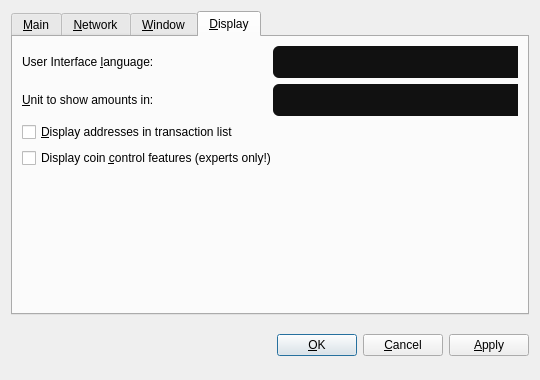
<?xml version="1.0" encoding="UTF-8"?>
<ui version="4.0">
 <class>OptionsDialog</class>
 <widget class="QDialog" name="OptionsDialog">
  <property name="geometry">
   <rect>
    <x>0</x>
    <y>0</y>
    <width>540</width>
    <height>380</height>
   </rect>
  </property>
  <property name="windowTitle">
   <string>Options</string>
  </property>
  <property name="styleSheet">
   <string notr="true">QDialog, QFrame {
	color: white;
	background-color: #222;
	border: none;
}

QLabel {
	background-color: transparent;
}

QCheckBox {
    color: white;
}

QFrame#central { background-color: #222; border: none }
QFrame#frame, QFrame#frame_2, QFrame#frame_3 {
	background-color: #111;
	border-style: plain;
	border-width: 20px;
	border-radius: 20px;
	border-color: #111;
	min-width: 10em;
	padding: 6px;
}
QLabel[openExternalLinks=true], QHeaderView { color: #8dc73f }
QLabel[openExternalLinks=false] { color: white; font-weight: normal }
QPushButton, QToolButton {
	border: 4px solid #111;
	border-radius: 12px;
	background-color: #111;
	color: white;
	padding: 6px;
	margin: 6px;
}
QPushButton:pressed, QToolButton:checked {
	color: #8dc73f;
}
QPushButton:pressed, QToolButton:pressed {
	border-color: #8dc73f;
	color: #8dc73f;
}
QPushButton:disabled, QToolButton:disabled {
	color: #444;
	background-color: #222;
}


#scrollAreaWidgetContents QToolButton {
	border-radius: 8px;
	border-width: 0px;
}

/* the background-color is overridden to transparent for mac os x 
   due to the entire toolbar area not being drawable in a regular
   QMainWindow
*/
QToolBar { background: #222; border: 0px solid black; padding: 3px; }

QToolBar::handle { image: url(handle.png); }
QStatusBar { background: #222; }
QMenuBar { background: #222; }
QMenuBar::item { background: #222; color: white; }

#scrollAreaWidgetContents { background: #222 }
#scrollAreaWidgetContents &gt; QFrame { background-color: #222; border-width: 0px; border-style: none; }

QLineEdit {
	border-radius: 6px;
	border-width: 2px;
	border-color: #222;
	padding: 8px;
	background-color: #111;
	color: white;
}

QComboBox {
	border-radius: 6px;
	border-width: 0;
	border-style: none;
	padding: 8px;
	background-color: #111;
	color: white;
}

QComboBox::drop-down {
	border-width: 0;
	border-style: none;
	background-color: #111;
	color: white;
}

QTableView {
	background: #111;
	color: white;
	border-style: none;
	selection-background-color: #8dc73f;
    alternate-background-color: #222;
	selection-color: #111;
	border: 0px solid black;
}

QHeaderView { color: #8dc73f; background-color: #111; background-image: none; }
QHeaderView::section { color: #8dc73f; background-color: #222; }
QHeaderView::section:checked { background-color: #111; }

QTabWidget {
	background: #111;
}

 QTabWidget::pane {
     border-top: 2px solid #111;
     border: 4px solid #111;
     border-bottom-left-radius: 8px;
     border-bottom-right-radius: 8px;
     border-top-right-radius: 8px;
	background: #111;
 }

 QTabWidget::tab-bar {
     left: 5px; /* move to the right by 5px */
 }

 /* Style the tab using the tab sub-control. Note that
     it reads QTabBar _not_ QTabWidget */
 QTabBar::tab {
     background: #111;
     border: 4px solid #222;
     border-bottom-color: #111; /* same as the pane color */
     border-top-left-radius: 4px;
     border-top-right-radius: 4px;
     min-width: 8ex;
     padding: 4px;
     color: #888;
 }

 QTabBar::tab:selected, QTabBar::tab:hover {
     color: #8dc73f
 }

 QTabBar::tab:selected {
     border-color: #111; /* same as pane color */
     border-top-color: #8dc73f;
 }

 QTabBar::tab:!selected {
     margin-top: 2px; /* make non-selected tabs look smaller */
 }

 /* make use of negative margins for overlapping tabs */
 QTabBar::tab:selected {
     /* expand/overlap to the left and right by 4px */
     margin-left: -4px;
     margin-right: -4px;
 }

 QTabBar::tab:first:selected {
     margin-left: 0; /* the first selected tab has nothing to overlap with on the left */
 }

 QTabBar::tab:last:selected {
     margin-right: 0; /* the last selected tab has nothing to overlap with on the right */
 }

 QTabBar::tab:only-one {
     margin: 0; /* if there is only one tab, we don't want overlapping margins */
 }


</string>
  </property>
  <property name="modal">
   <bool>true</bool>
  </property>
  <layout class="QVBoxLayout" name="verticalLayout">
   <item>
    <widget class="QTabWidget" name="tabWidget">
     <property name="autoFillBackground">
      <bool>false</bool>
     </property>
     <property name="styleSheet">
      <string notr="true">background-color: #222;

QLabel {
	background-color: transparent;
}

QCheckBox {
    color: white;
}

QFrame#central { background-color: #222; border: none }
QFrame#frame, QFrame#frame_2, QFrame#frame_3 {
	background-color: #111;
	border-style: plain;
	border-width: 20px;
	border-radius: 20px;
	border-color: #111;
	min-width: 10em;
	padding: 6px;
}
QLabel[openExternalLinks=true], QHeaderView { color: #8dc73f }
QLabel[openExternalLinks=false] { color: white; font-weight: normal }
QPushButton, QToolButton {
	border: 4px solid #111;
	border-radius: 12px;
	background-color: #111;
	color: white;
	padding: 6px;
	margin: 6px;
}
QPushButton:pressed, QToolButton:checked {
	color: #8dc73f;
}
QPushButton:pressed, QToolButton:pressed {
	border-color: #8dc73f;
	color: #8dc73f;
}
QPushButton:disabled, QToolButton:disabled {
	color: #444;
	background-color: #222;
}


#scrollAreaWidgetContents QToolButton {
	border-radius: 8px;
	border-width: 0px;
}

/* the background-color is overridden to transparent for mac os x 
   due to the entire toolbar area not being drawable in a regular
   QMainWindow
*/
QToolBar { background: #222; border: 0px solid black; padding: 3px; }

QToolBar::handle { image: url(handle.png); }
QStatusBar { background: #222; }
QMenuBar { background: #222; }
QMenuBar::item { background: #222; color: white; }

#scrollAreaWidgetContents { background: #222 }
#scrollAreaWidgetContents &gt; QFrame { background-color: #222; border-width: 0px; border-style: none; }

QLineEdit {
	border-radius: 6px;
	border-width: 2px;
	border-color: #222;
	padding: 8px;
	background-color: #111;
	color: white;
}

QComboBox {
	border-radius: 6px;
	border-width: 0;
	border-style: none;
	padding: 8px;
	background-color: #111;
	color: white;
}

QComboBox::drop-down {
	border-width: 0;
	border-style: none;
	background-color: #111;
	color: white;
}

QTableView {
	background: #111;
	color: white;
	border-style: none;
	selection-background-color: #8dc73f;
    alternate-background-color: #222;
	selection-color: #111;
	border: 0px solid black;
}

QHeaderView { color: #8dc73f; background-color: #111; background-image: none; }
QHeaderView::section { color: #8dc73f; background-color: #222; }
QHeaderView::section:checked { background-color: #111; }

QTabWidget {
	background: #111;
}

 QTabWidget::pane {
     border-top: 2px solid #111;
     border: 4px solid #111;
     border-bottom-left-radius: 8px;
     border-bottom-right-radius: 8px;
     border-top-right-radius: 8px;
	background: #111;
 }

 QTabWidget::tab-bar {
     left: 5px; /* move to the right by 5px */
 }

 /* Style the tab using the tab sub-control. Note that
     it reads QTabBar _not_ QTabWidget */
 QTabBar::tab {
     background: #111;
     border: 4px solid #222;
     border-bottom-color: #111; /* same as the pane color */
     border-top-left-radius: 4px;
     border-top-right-radius: 4px;
     min-width: 8ex;
     padding: 4px;
     color: #888;
 }

 QTabBar::tab:selected, QTabBar::tab:hover {
     color: #8dc73f
 }

 QTabBar::tab:selected {
     border-color: #111; /* same as pane color */
     border-top-color: #8dc73f;
 }

 QTabBar::tab:!selected {
     margin-top: 2px; /* make non-selected tabs look smaller */
 }

 /* make use of negative margins for overlapping tabs */
 QTabBar::tab:selected {
     /* expand/overlap to the left and right by 4px */
     margin-left: -4px;
     margin-right: -4px;
 }

 QTabBar::tab:first:selected {
     margin-left: 0; /* the first selected tab has nothing to overlap with on the left */
 }

 QTabBar::tab:last:selected {
     margin-right: 0; /* the last selected tab has nothing to overlap with on the right */
 }

 QTabBar::tab:only-one {
     margin: 0; /* if there is only one tab, we don't want overlapping margins */
 }</string>
     </property>
     <property name="tabPosition">
      <enum>QTabWidget::North</enum>
     </property>
     <property name="currentIndex">
      <number>3</number>
     </property>
     <widget class="QWidget" name="tabMain">
      <property name="styleSheet">
       <string notr="true">QToolTip {
	color: white;
	background-color: #222;
}
</string>
      </property>
      <attribute name="title">
       <string>&amp;Main</string>
      </attribute>
      <layout class="QVBoxLayout" name="verticalLayout_Main">
       <item>
        <widget class="QLabel" name="transactionFeeInfoLabel">
         <property name="text">
          <string>Optional transaction fee per kB that helps make sure your transactions are processed quickly. Most transactions are 1 kB. Fee 0.01 recommended.</string>
         </property>
         <property name="textFormat">
          <enum>Qt::PlainText</enum>
         </property>
         <property name="wordWrap">
          <bool>true</bool>
         </property>
        </widget>
       </item>
       <item>
        <layout class="QHBoxLayout" name="horizontalLayoutFee">
         <item>
          <widget class="QLabel" name="transactionFeeLabel">
           <property name="text">
            <string>Pay transaction &amp;fee</string>
           </property>
           <property name="textFormat">
            <enum>Qt::PlainText</enum>
           </property>
           <property name="buddy">
            <cstring>transactionFee</cstring>
           </property>
          </widget>
         </item>
         <item>
          <widget class="BitcoinAmountField" name="transactionFee">
           <property name="styleSheet">
            <string notr="true">	border-radius: 6px;
	border-width: 0;
	padding: 8px;
	background-color: #111;
	color: white;</string>
           </property>
          </widget>
         </item>
         <item>
          <spacer name="horizontalSpacerFee">
           <property name="orientation">
            <enum>Qt::Horizontal</enum>
           </property>
           <property name="sizeHint" stdset="0">
            <size>
             <width>40</width>
             <height>20</height>
            </size>
           </property>
          </spacer>
         </item>
        </layout>
       </item>
       <item>
        <widget class="QLabel" name="reserveBalanceInfoLabel">
         <property name="text">
          <string>Reserved amount does not participate in staking and is therefore spendable at any time.</string>
         </property>
         <property name="textFormat">
          <enum>Qt::PlainText</enum>
         </property>
         <property name="wordWrap">
          <bool>true</bool>
         </property>
        </widget>
       </item>
       <item>
        <layout class="QHBoxLayout" name="horizontalLayoutReserveBalance">
         <item>
          <widget class="QLabel" name="reserveBalanceLabel">
           <property name="text">
            <string>Reserve</string>
           </property>
           <property name="textFormat">
            <enum>Qt::PlainText</enum>
           </property>
           <property name="buddy">
            <cstring>reserveBalance</cstring>
           </property>
          </widget>
         </item>
         <item>
          <widget class="BitcoinAmountField" name="reserveBalance">
           <property name="styleSheet">
            <string notr="true">	border-radius: 6px;
	border-width: 0;
	padding: 8px;
	background-color: #111;
	color: white;</string>
           </property>
          </widget>
         </item>
         <item>
          <spacer name="horizontalSpacerReserveBalance">
           <property name="orientation">
            <enum>Qt::Horizontal</enum>
           </property>
           <property name="sizeHint" stdset="0">
            <size>
             <width>40</width>
             <height>20</height>
            </size>
           </property>
          </spacer>
         </item>
        </layout>
       </item>
       <item>
        <widget class="QCheckBox" name="bitcoinAtStartup">
         <property name="toolTip">
          <string>Automatically start TorrentCoin after logging in to the system.</string>
         </property>
         <property name="text">
          <string>&amp;Start TorrentCoin on system login</string>
         </property>
        </widget>
       </item>
       <item>
        <widget class="QCheckBox" name="detachDatabases">
         <property name="toolTip">
          <string>Detach block and address databases at shutdown. This means they can be moved to another data directory, but it slows down shutdown. The wallet is always detached.</string>
         </property>
         <property name="text">
          <string>&amp;Detach databases at shutdown</string>
         </property>
        </widget>
       </item>
       <item>
        <spacer name="verticalSpacer_Main">
         <property name="orientation">
          <enum>Qt::Vertical</enum>
         </property>
         <property name="sizeHint" stdset="0">
          <size>
           <width>20</width>
           <height>40</height>
          </size>
         </property>
        </spacer>
       </item>
      </layout>
     </widget>
     <widget class="QWidget" name="tabNetwork">
      <attribute name="title">
       <string>&amp;Network</string>
      </attribute>
      <layout class="QVBoxLayout" name="verticalLayout_Network">
       <item>
        <widget class="QCheckBox" name="mapPortUpnp">
         <property name="toolTip">
          <string>Automatically open the TorrentCoin client port on the router. This only works when your router supports UPnP and it is enabled.</string>
         </property>
         <property name="text">
          <string>Map port using &amp;UPnP</string>
         </property>
        </widget>
       </item>
       <item>
        <widget class="QCheckBox" name="connectSocks">
         <property name="toolTip">
          <string>Connect to the TorrentCoin network through a SOCKS proxy (e.g. when connecting through Tor).</string>
         </property>
         <property name="text">
          <string>&amp;Connect through SOCKS proxy:</string>
         </property>
        </widget>
       </item>
       <item>
        <layout class="QHBoxLayout" name="horizontalLayout_Network">
         <item>
          <widget class="QLabel" name="proxyIpLabel">
           <property name="text">
            <string>Proxy &amp;IP:</string>
           </property>
           <property name="textFormat">
            <enum>Qt::PlainText</enum>
           </property>
           <property name="buddy">
            <cstring>proxyIp</cstring>
           </property>
          </widget>
         </item>
         <item>
          <widget class="QValidatedLineEdit" name="proxyIp">
           <property name="maximumSize">
            <size>
             <width>140</width>
             <height>16777215</height>
            </size>
           </property>
           <property name="toolTip">
            <string>IP address of the proxy (e.g. 127.0.0.1)</string>
           </property>
           <property name="styleSheet">
            <string notr="true">QLineEdit {
	background-color: #111;
	color: white;
}</string>
           </property>
          </widget>
         </item>
         <item>
          <widget class="QLabel" name="proxyPortLabel">
           <property name="text">
            <string>&amp;Port:</string>
           </property>
           <property name="textFormat">
            <enum>Qt::PlainText</enum>
           </property>
           <property name="buddy">
            <cstring>proxyPort</cstring>
           </property>
          </widget>
         </item>
         <item>
          <widget class="QLineEdit" name="proxyPort">
           <property name="maximumSize">
            <size>
             <width>55</width>
             <height>16777215</height>
            </size>
           </property>
           <property name="toolTip">
            <string>Port of the proxy (e.g. 9050)</string>
           </property>
           <property name="styleSheet">
            <string notr="true">QLineEdit {
	background-color: #111;
	color: white;
	width: 32px;
}</string>
           </property>
          </widget>
         </item>
         <item>
          <widget class="QLabel" name="socksVersionLabel">
           <property name="text">
            <string>SOCKS &amp;Version:</string>
           </property>
           <property name="textFormat">
            <enum>Qt::PlainText</enum>
           </property>
           <property name="buddy">
            <cstring>socksVersion</cstring>
           </property>
          </widget>
         </item>
         <item>
          <widget class="QValueComboBox" name="socksVersion">
           <property name="toolTip">
            <string>SOCKS version of the proxy (e.g. 5)</string>
           </property>
           <property name="styleSheet">
            <string notr="true">QLineEdit {
	border-radius: 6px;
	border-width: 2px;
	border-color: #222;
	padding: 8px;
	background-color: #111;
	color: white;
}

QComboBox {
	border-radius: 6px;
	border-width: 0;
	border-style: none;
	padding: 8px;
	background-color: #111;
	color: white;
}

QComboBox::drop-down {
	border-width: 0;
	border-style: none;
	background-color: #111;
	color: white;
}</string>
           </property>
          </widget>
         </item>
         <item>
          <spacer name="horizontalSpacer_Network">
           <property name="orientation">
            <enum>Qt::Horizontal</enum>
           </property>
           <property name="sizeHint" stdset="0">
            <size>
             <width>40</width>
             <height>20</height>
            </size>
           </property>
          </spacer>
         </item>
        </layout>
       </item>
       <item>
        <spacer name="verticalSpacer_Network">
         <property name="orientation">
          <enum>Qt::Vertical</enum>
         </property>
         <property name="sizeHint" stdset="0">
          <size>
           <width>20</width>
           <height>40</height>
          </size>
         </property>
        </spacer>
       </item>
      </layout>
     </widget>
     <widget class="QWidget" name="tabWindow">
      <attribute name="title">
       <string>&amp;Window</string>
      </attribute>
      <layout class="QVBoxLayout" name="verticalLayout_Window">
       <item>
        <widget class="QCheckBox" name="minimizeToTray">
         <property name="toolTip">
          <string>Show only a tray icon after minimizing the window.</string>
         </property>
         <property name="text">
          <string>&amp;Minimize to the tray instead of the taskbar</string>
         </property>
        </widget>
       </item>
       <item>
        <widget class="QCheckBox" name="minimizeOnClose">
         <property name="toolTip">
          <string>Minimize instead of exit the application when the window is closed. When this option is enabled, the application will be closed only after selecting Quit in the menu.</string>
         </property>
         <property name="text">
          <string>M&amp;inimize on close</string>
         </property>
        </widget>
       </item>
       <item>
        <spacer name="verticalSpacer_Window">
         <property name="orientation">
          <enum>Qt::Vertical</enum>
         </property>
         <property name="sizeHint" stdset="0">
          <size>
           <width>20</width>
           <height>40</height>
          </size>
         </property>
        </spacer>
       </item>
      </layout>
     </widget>
     <widget class="QWidget" name="tabDisplay">
      <attribute name="title">
       <string>&amp;Display</string>
      </attribute>
      <layout class="QVBoxLayout" name="verticalLayout_Display">
       <item>
        <layout class="QHBoxLayout" name="horizontalLayout_1_Display">
         <item>
          <widget class="QLabel" name="langLabel">
           <property name="text">
            <string>User Interface &amp;language:</string>
           </property>
           <property name="textFormat">
            <enum>Qt::PlainText</enum>
           </property>
           <property name="buddy">
            <cstring>lang</cstring>
           </property>
          </widget>
         </item>
         <item>
          <widget class="QValueComboBox" name="lang">
           <property name="toolTip">
            <string>The user interface language can be set here. This setting will take effect after restarting TorrentCoin.</string>
           </property>
           <property name="styleSheet">
            <string notr="true">QLineEdit {
	border-radius: 6px;
	border-width: 2px;
	border-color: #222;
	padding: 8px;
	background-color: #111;
	color: white;
}

QComboBox {
	border-radius: 6px;
	border-width: 0;
	border-style: none;
	padding: 8px;
	background-color: #111;
	color: white;
}

QComboBox::drop-down {
	border-width: 0;
	border-style: none;
	background-color: #111;
	color: white;
}</string>
           </property>
          </widget>
         </item>
        </layout>
       </item>
       <item>
        <layout class="QHBoxLayout" name="horizontalLayout_2_Display">
         <item>
          <widget class="QLabel" name="unitLabel">
           <property name="text">
            <string>&amp;Unit to show amounts in:</string>
           </property>
           <property name="textFormat">
            <enum>Qt::PlainText</enum>
           </property>
           <property name="buddy">
            <cstring>unit</cstring>
           </property>
          </widget>
         </item>
         <item>
          <widget class="QValueComboBox" name="unit">
           <property name="toolTip">
            <string>Choose the default subdivision unit to show in the interface and when sending coins.</string>
           </property>
           <property name="styleSheet">
            <string notr="true">QLineEdit {
	border-radius: 6px;
	border-width: 2px;
	border-color: #222;
	padding: 8px;
	background-color: #111;
	color: white;
}

QComboBox {
	border-radius: 6px;
	border-width: 0;
	border-style: none;
	padding: 8px;
	background-color: #111;
	color: white;
}

QComboBox::drop-down {
	border-width: 0;
	border-style: none;
	background-color: #111;
	color: white;
}</string>
           </property>
          </widget>
         </item>
        </layout>
       </item>
       <item>
        <widget class="QCheckBox" name="displayAddresses">
         <property name="toolTip">
          <string>Whether to show TorrentCoin addresses in the transaction list or not.</string>
         </property>
         <property name="text">
          <string>&amp;Display addresses in transaction list</string>
         </property>
        </widget>
       </item>
       <item>
        <widget class="QCheckBox" name="coinControlFeatures">
         <property name="toolTip">
          <string>Whether to show coin control features or not.</string>
         </property>
         <property name="text">
          <string>Display coin &amp;control features (experts only!)</string>
         </property>
        </widget>
       </item>
       <item>
        <spacer name="verticalSpacer_Display">
         <property name="orientation">
          <enum>Qt::Vertical</enum>
         </property>
         <property name="sizeHint" stdset="0">
          <size>
           <width>20</width>
           <height>40</height>
          </size>
         </property>
        </spacer>
       </item>
      </layout>
     </widget>
    </widget>
   </item>
   <item>
    <layout class="QHBoxLayout" name="horizontalLayout_Buttons">
     <item>
      <spacer name="horizontalSpacer_1">
       <property name="orientation">
        <enum>Qt::Horizontal</enum>
       </property>
       <property name="sizeHint" stdset="0">
        <size>
         <width>40</width>
         <height>48</height>
        </size>
       </property>
      </spacer>
     </item>
     <item>
      <widget class="QLabel" name="statusLabel">
       <property name="font">
        <font>
         <weight>50</weight>
         <bold>false</bold>
        </font>
       </property>
       <property name="text">
        <string/>
       </property>
       <property name="textFormat">
        <enum>Qt::PlainText</enum>
       </property>
       <property name="wordWrap">
        <bool>true</bool>
       </property>
      </widget>
     </item>
     <item>
      <spacer name="horizontalSpacer_2">
       <property name="orientation">
        <enum>Qt::Horizontal</enum>
       </property>
       <property name="sizeHint" stdset="0">
        <size>
         <width>40</width>
         <height>48</height>
        </size>
       </property>
      </spacer>
     </item>
     <item>
      <widget class="QPushButton" name="okButton">
       <property name="text">
        <string>&amp;OK</string>
       </property>
      </widget>
     </item>
     <item>
      <widget class="QPushButton" name="cancelButton">
       <property name="text">
        <string>&amp;Cancel</string>
       </property>
       <property name="autoDefault">
        <bool>false</bool>
       </property>
      </widget>
     </item>
     <item>
      <widget class="QPushButton" name="applyButton">
       <property name="text">
        <string>&amp;Apply</string>
       </property>
       <property name="autoDefault">
        <bool>false</bool>
       </property>
      </widget>
     </item>
    </layout>
   </item>
  </layout>
 </widget>
 <customwidgets>
  <customwidget>
   <class>BitcoinAmountField</class>
   <extends>QSpinBox</extends>
   <header>bitcoinamountfield.h</header>
   <container>1</container>
  </customwidget>
  <customwidget>
   <class>QValidatedLineEdit</class>
   <extends>QLineEdit</extends>
   <header>qvalidatedlineedit.h</header>
  </customwidget>
  <customwidget>
   <class>QValueComboBox</class>
   <extends>QComboBox</extends>
   <header>qvaluecombobox.h</header>
  </customwidget>
 </customwidgets>
 <resources/>
 <connections/>
</ui>
